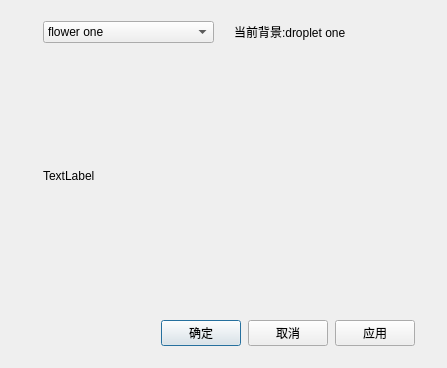
<?xml version="1.0" encoding="UTF-8"?>
<ui version="4.0">
 <class>BgImageDialog</class>
 <widget class="QDialog" name="BgImageDialog">
  <property name="geometry">
   <rect>
    <x>0</x>
    <y>0</y>
    <width>447</width>
    <height>368</height>
   </rect>
  </property>
  <property name="sizePolicy">
   <sizepolicy hsizetype="Fixed" vsizetype="Fixed">
    <horstretch>0</horstretch>
    <verstretch>0</verstretch>
   </sizepolicy>
  </property>
  <property name="windowTitle">
   <string>Dialog</string>
  </property>
  <widget class="QWidget" name="layoutWidget">
   <property name="geometry">
    <rect>
     <x>160</x>
     <y>320</y>
     <width>256</width>
     <height>26</height>
    </rect>
   </property>
   <layout class="QHBoxLayout" name="horizontalLayout_2">
    <item>
     <widget class="QPushButton" name="pushButtonSure">
      <property name="sizePolicy">
       <sizepolicy hsizetype="Fixed" vsizetype="Fixed">
        <horstretch>0</horstretch>
        <verstretch>0</verstretch>
       </sizepolicy>
      </property>
      <property name="text">
       <string>确定</string>
      </property>
     </widget>
    </item>
    <item>
     <widget class="QPushButton" name="pushButtonCancel">
      <property name="sizePolicy">
       <sizepolicy hsizetype="Fixed" vsizetype="Fixed">
        <horstretch>0</horstretch>
        <verstretch>0</verstretch>
       </sizepolicy>
      </property>
      <property name="text">
       <string>取消</string>
      </property>
     </widget>
    </item>
    <item>
     <widget class="QPushButton" name="pushButtonApply">
      <property name="sizePolicy">
       <sizepolicy hsizetype="Fixed" vsizetype="Fixed">
        <horstretch>0</horstretch>
        <verstretch>0</verstretch>
       </sizepolicy>
      </property>
      <property name="text">
       <string>应用</string>
      </property>
     </widget>
    </item>
   </layout>
  </widget>
  <widget class="QWidget" name="layoutWidget">
   <property name="geometry">
    <rect>
     <x>43</x>
     <y>21</y>
     <width>361</width>
     <height>281</height>
    </rect>
   </property>
   <layout class="QGridLayout" name="gridLayout">
    <item row="0" column="0">
     <layout class="QHBoxLayout" name="horizontalLayout">
      <property name="spacing">
       <number>20</number>
      </property>
      <item>
       <widget class="QComboBox" name="comboBoxSelect">
        <property name="sizePolicy">
         <sizepolicy hsizetype="Preferred" vsizetype="Fixed">
          <horstretch>0</horstretch>
          <verstretch>0</verstretch>
         </sizepolicy>
        </property>
        <item>
         <property name="text">
          <string>flower one</string>
         </property>
        </item>
        <item>
         <property name="text">
          <string>flower two</string>
         </property>
        </item>
        <item>
         <property name="text">
          <string>aero one</string>
         </property>
        </item>
        <item>
         <property name="text">
          <string>aero two</string>
         </property>
        </item>
        <item>
         <property name="text">
          <string>science one</string>
         </property>
        </item>
        <item>
         <property name="text">
          <string>science two</string>
         </property>
        </item>
        <item>
         <property name="text">
          <string>glass</string>
         </property>
        </item>
       </widget>
      </item>
      <item>
       <widget class="QLabel" name="labelCur">
        <property name="text">
         <string>当前背景:droplet one</string>
        </property>
       </widget>
      </item>
     </layout>
    </item>
    <item row="1" column="0">
     <widget class="QLabel" name="labelImage">
      <property name="sizePolicy">
       <sizepolicy hsizetype="Expanding" vsizetype="Expanding">
        <horstretch>0</horstretch>
        <verstretch>0</verstretch>
       </sizepolicy>
      </property>
      <property name="text">
       <string>TextLabel</string>
      </property>
      <property name="scaledContents">
       <bool>true</bool>
      </property>
     </widget>
    </item>
   </layout>
  </widget>
 </widget>
 <resources/>
 <connections/>
</ui>
